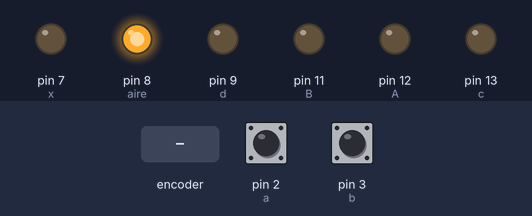
This sketch was run on a simulated Arduino Uno, built with avr-gcc and run on an emulated ATmega328P. Parts: output pins drawn as LEDs (lit = HIGH). Inputs (shaded band) come from the test bench; at power-on: pin 2 (a) HIGH, pin 3 (b) HIGH. What the sketch prints to the serial monitor is not drawn.

Above: at 1.2 s.
1.3 s: rotary encoder on pin 2 (a) / pin 3 (b) turned 1 step (first pin leading)
3.0 s: rotary encoder on pin 2 (a) / pin 3 (b) turned 1 step (first pin leading)
At 3.5 s:
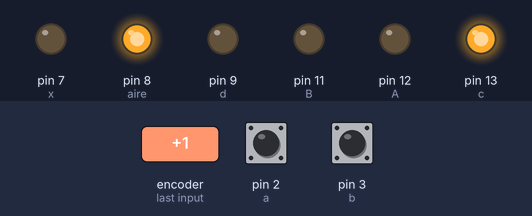
4.7 s: rotary encoder on pin 2 (a) / pin 3 (b) turned 1 step (first pin leading)
At 7.7 s:
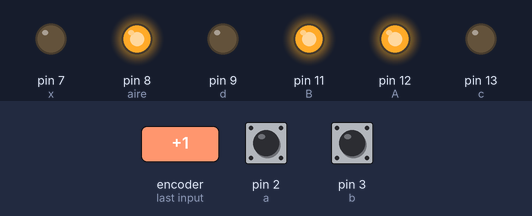
7.9 s: rotary encoder on pin 2 (a) / pin 3 (b) turned 1 step (first pin leading)
At 8.4 s:
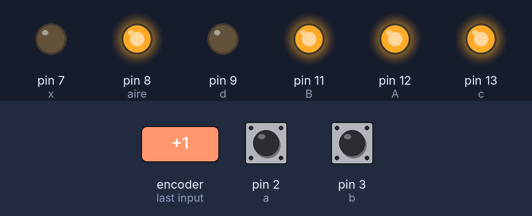
9.6 s: rotary encoder on pin 2 (a) / pin 3 (b) turned 1 step (first pin leading)
At 13.5 s:
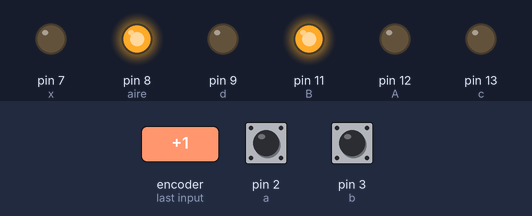
Timing chart, 0 to 18.5 s (numbered marks = the images above; inputs shaded):
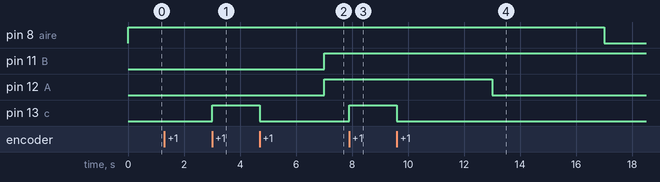

The sketch:

proyecto.ino
```cpp
long tiempo =0;
int boton=4;
int estadobom=LOW;
int A=12;
int B=11;

//bomba
int a=2;
int c=13;

//puerta electrica
int b=3;
int x=7;
int d=9;
int estado1=LOW;
int state=HIGH;
int estado=LOW;
//aire acondicionado
int aire=8;
void setup() {
  // put your setup code here, to run once:
  pinMode (A, OUTPUT);
  pinMode (B, OUTPUT);
  pinMode (aire, OUTPUT);

  pinMode (a, INPUT_PULLUP);
  digitalWrite(a, HIGH);
  attachInterrupt(digitalPinToInterrupt(a),bomba,HIGH);
  pinMode (c, OUTPUT);
  pinMode (x, OUTPUT);

  digitalWrite(b, HIGH);
  attachInterrupt(digitalPinToInterrupt(b),puerta,CHANGE);
  pinMode (b, INPUT_PULLUP);
  pinMode (d, OUTPUT);


  Serial.begin(9600);
}

void loop() {
  // put your main code here, to run repeatedly:
  digitalWrite(aire, HIGH);
  digitalWrite(A, LOW);
  digitalWrite(B, LOW);
  delay(7000);


  digitalWrite(A,HIGH);
  digitalWrite(B,HIGH);
  delay(6000);

  digitalWrite(A, LOW);
  delay(4000);

  digitalWrite(aire, LOW);
  delay(2000);
  digitalWrite(aire, HIGH);
  digitalWrite(A, LOW);
  digitalWrite(B, LOW);
  delay(6000);

  Serial.print("termino el dia   ");

}

void bomba(){
   if (millis()>(tiempo+500)){
      digitalWrite(c ,estadobom);
      estadobom = !estadobom;
      Serial.print("CAMBIO DE ESTADO DE LA BOMBA   ");
    }
  tiempo=millis();
}

void puerta(){
  if (millis()>(tiempo+500)){
    digitalWrite(d,estado1);
    digitalWrite(x,estado);

  if(state){
    estado1=!estado1;
    estado=LOW;
    Serial.print(" cerro la puerta   ");
  }else{
    estado=!estado;
    estado1=LOW;
    Serial.print(" abrio la puerta   ");
  }
  state=!state;

  //digitalWrite(d ,estadobom);
  //estadobom = !estadobom;
  //Serial.print("abrio o cerro la puerta");
  tiempo=millis();
}
}
```

Measured:
- after the input at 1.3 s, every drawn part: stays the same
- after the input at 3.0 s, pin 13 (c): LOW → HIGH at once
- after the input at 4.7 s, pin 13 (c): HIGH → LOW at once
- after the input at 7.9 s, pin 13 (c): LOW → HIGH at once
- after the input at 9.6 s, pin 13 (c): HIGH → LOW at once
